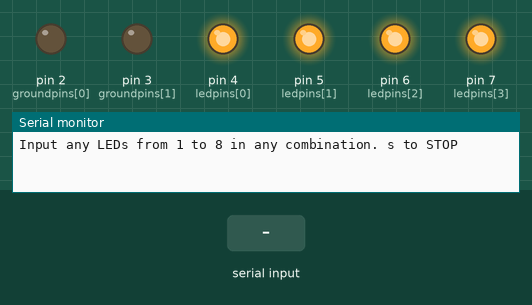
Bench run of a sketch on a simulated Arduino Uno, built with avr-gcc and run on an emulated ATmega328P. Shown: output pins drawn as LEDs (lit = HIGH), the last lines printed to the serial monitor. The test bench sets the inputs (shaded band).

Above: at 1.2 s.
1.3 s: "1\n" received over Serial
At 2.5 s:
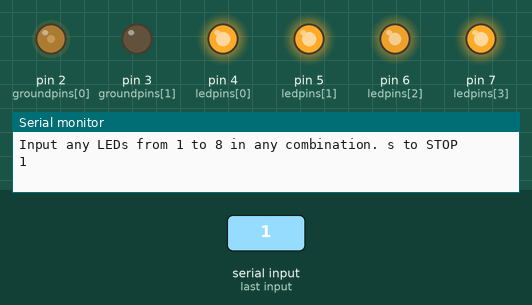
2.8 s: "s\n" received over Serial
At 3.7 s:
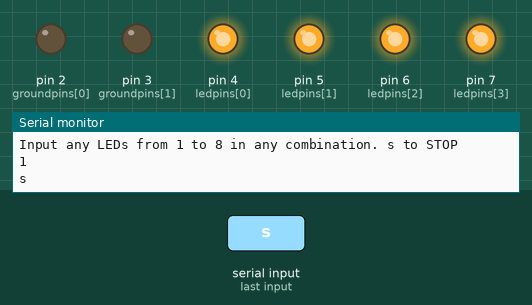
4.3 s: "2\n" received over Serial
At 4.9 s:
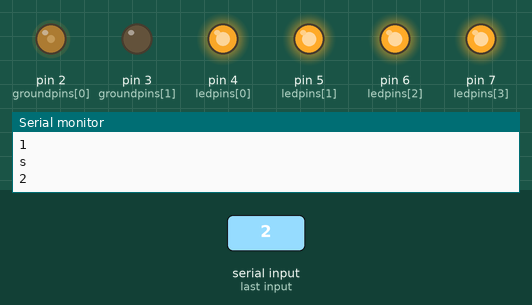
5.8 s: "0\n" received over Serial
At 7.2 s:
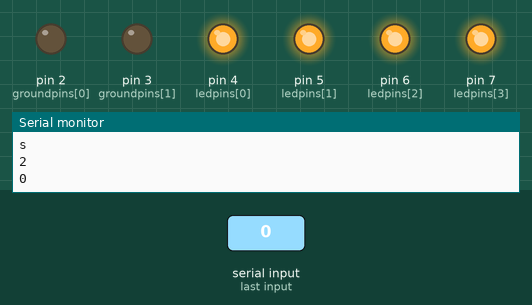
Timing chart, 0 to 8.3 s (numbered marks = the images above; inputs shaded):
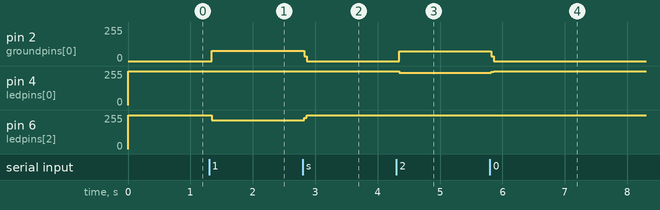

Measured:
- after the input at 1.3 s, pin 2 (groundpins[0]): 0/255 → 76/255 at once; pin 6 (ledpins[2]): 255/255 → 214/255 at once
- after the input at 2.8 s, pin 2 (groundpins[0]): 76/255 → 0/255 at once; pin 6 (ledpins[2]): 214/255 → 255/255 at once
- after the input at 4.3 s, pin 2 (groundpins[0]): 0/255 → 75/255 at once; pin 4 (ledpins[0]): 255/255 → 243/255 at once
- after the input at 5.8 s, pin 2 (groundpins[0]): 75/255 → 0/255 at once; pin 4 (ledpins[0]): 243/255 → 255/255 at once

The sketch:

sketch_LED_CUBE.ino
```cpp
int ledpins[] = { 4, 5, 6, 7 };
int groundpins[] = { 2, 3 };

void turn_led_1();
void turn_led_2();
void turn_led_3();
void turn_led_4();
void turn_led_5();
void turn_led_6();
void turn_led_7();
void turn_led_8();

void (*turn_led_functions[8])() = {
  turn_led_1, turn_led_2, turn_led_3, turn_led_4,
  turn_led_5, turn_led_6, turn_led_7, turn_led_8
};

unsigned long lastMillis = 0;
String currentInput = "";

void setup() {
  for (int i = 0; i < 4; i++) {
    pinMode(ledpins[i], OUTPUT);
  }
  for (int i = 0; i < 2; i++) {
    pinMode(groundpins[i], OUTPUT);
  }

  turnOff();

  Serial.begin(9600);
  Serial.println("Input any LEDs from 1 to 8 in any combination. s to STOP");
}

void loop() {
  if (Serial.available() > 0) {
    currentInput = Serial.readStringUntil('\n');
    Serial.println(currentInput);
  }

  unsigned long currentMillis = millis();
  if (currentMillis - lastMillis >= 0,1) {
    lastMillis = currentMillis;
    handleInput(currentInput);
  }
}

void handleInput(String input) {
  for (int i = 0; i < input.length(); i++) {
    char c = input.charAt(i);
    if (c >= '1' && c <= '8') {
      int ledNumber = c - '1';
      turn_led_functions[ledNumber]();
     }// else {
      // Serial.println("Incorrect LED input. Enter LEDs from 1 to 8.");
    // }
      else if (c == 's'){
        turnOff();
      }
  }
}

void turnOff(){
    for (int i = 0; i < 4; i++) {
      digitalWrite(ledpins[i], HIGH);
    }
    for (int i = 0; i < 2; i++) { digitalWrite(groundpins[i], LOW); }
}

void turnFloorUP() {
  digitalWrite(groundpins[0], HIGH);
}

void turnFloorDOWN() {
  digitalWrite(groundpins[1], HIGH);
}

void turn_led_1() {
  // Serial.println("Turning LED 1");
  turnFloorUP();
  digitalWrite(ledpins[2], LOW);
  turnOff();
}

void turn_led_2() {
  // Serial.println("Turning LED 2");
  turnFloorUP();
  digitalWrite(ledpins[0], LOW);
  turnOff();
}

void turn_led_3() {
  // Serial.println("Turning LED 3");
  turnFloorUP();
  digitalWrite(ledpins[1], LOW);
  turnOff();
}

void turn_led_4() {
  // Serial.println("Turning LED 4");
  turnFloorUP();
  digitalWrite(ledpins[3], LOW);
  turnOff();
}

void turn_led_5() {
  // Serial.println("Turning LED 5");
  turnFloorDOWN();
  digitalWrite(ledpins[2], LOW);
  turnOff();
}

void turn_led_6() {
  // Serial.println("Turning LED 6");
  turnFloorDOWN();
  digitalWrite(ledpins[0], LOW);
  turnOff();
}

void turn_led_7() {
  // Serial.println("Turning LED 7");
  turnFloorDOWN();
  digitalWrite(ledpins[1], LOW);
  turnOff();
}

void turn_led_8() {
  // Serial.println("Turning LED 8");
  turnFloorDOWN();
  digitalWrite(ledpins[3], LOW);
  turnOff();
}
```
